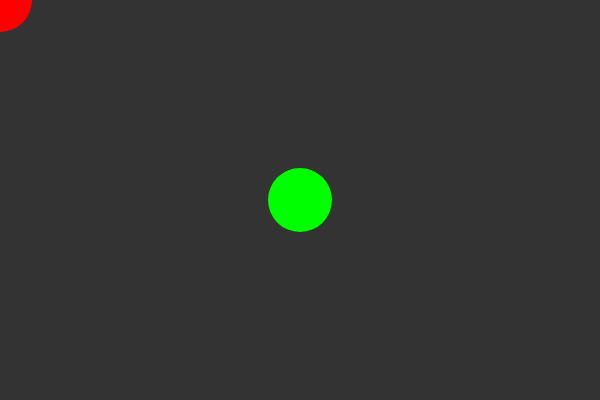
Frame 1 (no input)
Frame 60 (no input): identical to frame 1, image omitted
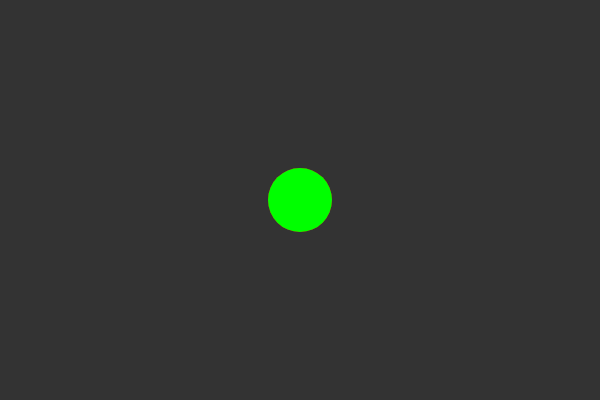
Frame 120 (the mouse pressed at the canvas centre since frame 60)

The p5.js sketch that drew these frames (run headless with seeded random() and noise() and a simulated clock; from frame 60 on, the mouse is pressed at the canvas centre):

// p5.js sketch
// ── sketch.js
var targetX = 300
var targetY = 200
var blobX = 300
var blobY = 200

var lerpV = 0.1

function setup() {
  createCanvas(600, 400)
}

function mouseMoved() {
  targetX = mouseX
  targetY = mouseY
}

function draw() {
  if (100 > dist(blobX, blobY, targetX, targetY)) {
    
    blobX = lerp(blobX, targetX, -lerpV)
    blobY = lerp(blobY, targetY, -lerpV)
  }
  
  background(51)
  noStroke()
  fill(2550, 0, 0, 255)
  ellipse(targetX, targetY, 64, 64)

  fill(0, 255, 0, 255)
  ellipse(blobX, blobY, 64, 64)
}
